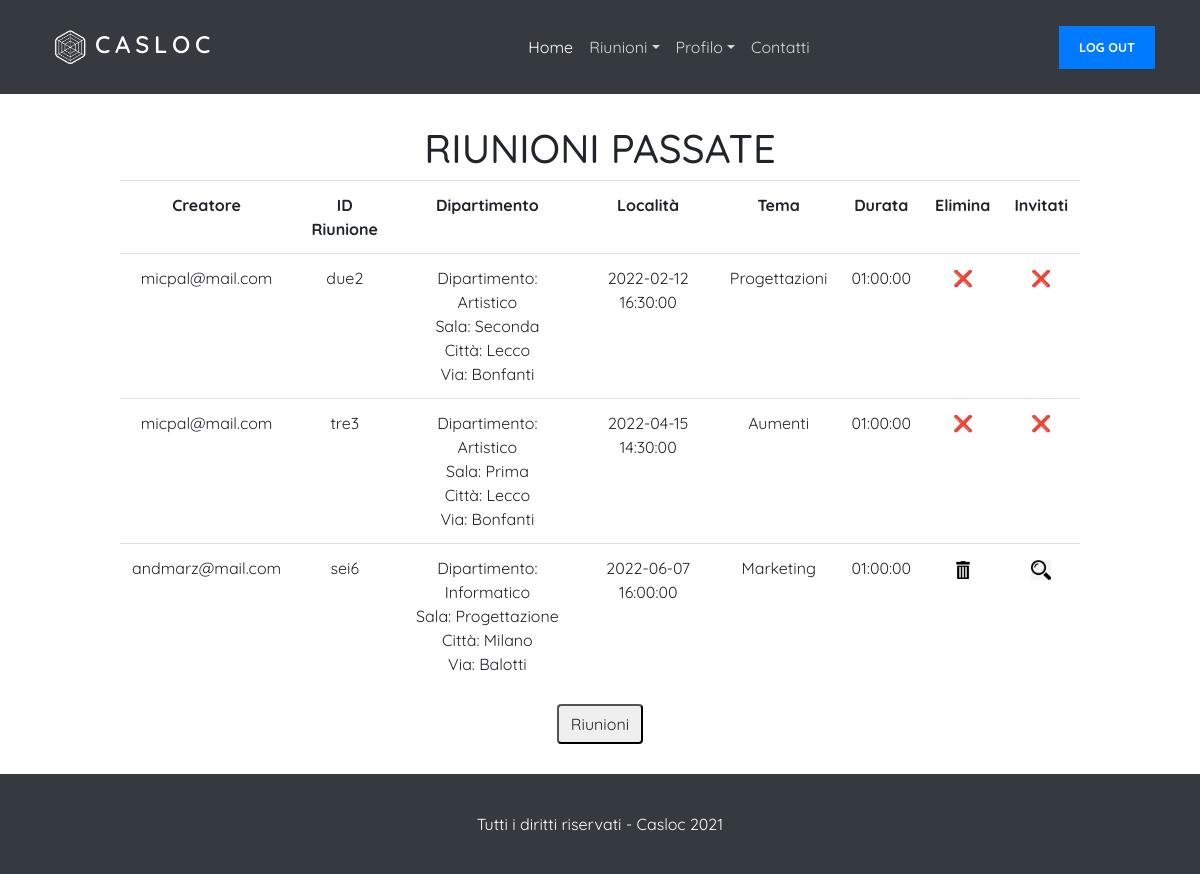
Page /index.php?op=riunioniPassate (signed in) on the committed database.
### tables this page shows
CREATE TABLE `riunione` (
  `id_riunione` varchar(10) NOT NULL,
  `nome_sala` varchar(30) NOT NULL,
  `nome_dipartimento` varchar(30) NOT NULL,
  `tema` text NOT NULL,
  `data_e_ora` datetime NOT NULL,
  `durata` time NOT NULL,
  `creatore` varchar(30) NOT NULL
);

CREATE TABLE `dipartimento` (
  `nome_dipartimento` varchar(30) NOT NULL,
  `numero_impiegati` int(3) DEFAULT NULL,
  `citta` varchar(20) NOT NULL,
  `via` varchar(20) NOT NULL,
  `civico` int(3) NOT NULL,
  `direttore` varchar(30) DEFAULT NULL
);

### common/funzioni.php (called while the page is built, shortened)
<?php
  function leggiRiunioni($cid, $id_utente)
  {
  	$riunioni = array();
  	$risultato = array("status"=>"ok","msg"=>"", "contenuto"=>"");
  	$sql = "SELECT DISTINCT creatore, id_riunione, nome_dipartimento, nome_sala, data_e_ora, tema, durata
    FROM riunione LEFT OUTER JOIN invitato_a ON (id_riunione=riunione)
    WHERE riunione.creatore = '$id_utente' or (utente='$id_utente' and responso='Accetto') ORDER BY data_e_ora";
  	$res=$cid->query($sql);
  	while($row=$res->fetch_row())
  	{
  			$riunioni[$row[1]]=$row;
  	}
  	$risultato["contenuto"]=$riunioni;
  	return $risultato;
  }
  function logisticaSala($cid, $sala){
    $sql = "SELECT citta, via, numero_posti from dipartimento join sala_riunioni on (dipartimento.nome_dipartimento=sala_riunioni.nome_dipartimento)
    where nome_sala='$sala';";
    $res = $cid->query($sql);
    $risultato=$res->fetch_row();
    return $risultato;
  }
?>

### frontend/riunioniPassate.php (the view, shortened to what this page needs)
<?php
  $res = leggiRiunioni($cid, $_SESSION["utente"]);
  $riunioni = $res["contenuto"];
  echo "<h1>Riunioni Passate</h1>";
  echo "<div class=\"table-responsive\">";
  echo "<table class=\"table text-center\">";
  echo "<tr>
    <th>Creatore</th>
    <th>ID Riunione</th>
    <th>Dipartimento</th>
    <th>Località</th>
    <th>Tema</th>
    <th>Durata</th>
    <th>Elimina</th>
    <th>Invitati</th>
    </tr>";
  foreach ($riunioni AS $id => $info) {
    $citta_via=logisticaSala($cid, $info[3]);
    echo "<tr>
      <td>$info[0]</td>
      <td>$info[1]</td>
      <td>Dipartimento: $info[2]<br>Sala: $info[3]<br>Città: $citta_via[0]<br>Via: $citta_via[1]</td>
      <td>$info[4]</td>
      <td>$info[5]</td>
      <td>$info[6]</td>";
      if ($info[0]!=$_SESSION["utente"]) {
        echo "<td>❌</td>
        <td>❌</td>";
      }
      else {
        echo "<td><a ><img class='smallicons' src='images/trash.png' onclick='showModal(); cancellaRiunione(\"$info[1]\")' style='cursor:pointer;'></a></td>
        <td><a ><img class='smallicons' src='images/lente.png' onclick='showModal(); visualizzaUtenti(\"$info[1]\")' style='cursor:pointer;'></a></td>";
      }
  }
  echo "</table>";
  echo "</div>";
?>
<div style="display:flex;justify-content:center;align-items:center;">
  <button class="btn" type="button" name="passate"><a style="color:#212529" href="index.php?op=riunioni">Riunioni</a></button>
</div>

### index.php (shortened to what this page needs)
<!DOCTYPE html>
<html lang="it">
  <?php
    require "common/connessione.php";
    include "common/funzioni.php";
  ?>
  <body>
    <?php
      require "common/nav.php";
    ?>
    <div class="objectcontainer">
      <?php
      if (!isset($_SESSION["logged"]))
      {
        if (!isset($_GET['op'])){
          echo "<div class='benvenuto'><h1>Benvenuto nel sistema di gestione delle riunioni</h1></div>";
        }
        else
        {
          if ($_GET["op"]=='registrati')
          {
            echo "<div>";
            include "frontend/" . $_GET["op"] . ".php";
            echo "</div>";
          }
          else {
            echo "<div class=\"alert alert-danger\"><strong>Non sei loggato. Non puoi accedere a questo servizio</strong></div>";
          }
        }
      }
      else
      {
        if (isset($_GET["op"]))
        {
          echo "<div>";
          include "frontend/" . $_GET["op"] . ".php";
          echo "</div>";
        }
        elseif (!isset($_GET["status"])) {
          echo "<div class='benvenuto'><h1>";
          echo "Ciao " . $_SESSION["utente"] . ". Sei connesso";
          echo "</h1></div>";
        }
      }
      ?>
    </div>
  </body>
</html>

### common/nav.php (shortened to what this page needs)
<header role="banner">
  <nav class="navbar navbar-expand-md navbar-dark bg-dark" id='menuorizzontale'>
    <div class="container">
      <a class="navbar-brand" href="index.php"><img src='images/logo1.png' style='height: 50px;'>Casloc</a>
      <div class="collapse navbar-collapse" id='navbarsExample05'>
        <ul class="navbar-nav ml-auto pl-lg-5 pl-0" id="menucentrato">
          <li class="nav-item">
            <a class="nav-link active" href="index.php">Home</a>
          </li>
          <?php
            if (isset($_SESSION["logged"]))
            {
          ?>
          <li class="nav-item dropdown">
            <a class="nav-link dropdown-toggle" id="dropdown04" data-toggle="dropdown" aria-haspopup="true" aria-expanded="false">Riunioni</a>
          </li>
          <li class="nav-item dropdown">
            <a class="nav-link dropdown-toggle" id="dropdown04" data-toggle="dropdown" aria-haspopup="true" aria-expanded="false">Profilo</a>
          </li>
          <li class="nav-item">
            <a class="nav-link" href="index.php?op=contatti">Contatti</a>
          </li>
        <?php }  ?>
        </ul>
        <ul class="navbar-nav ml-auto" id='pulsantelogin'>
          <?php if (isset($_SESSION["logged"]))
            {
          ?>
          <li class="nav-item cta-btn">
            <a class="nav-link" href="backend/logout-EXE.php">Log Out</a>
          </li>
        <?php }  ?>
        </ul>
      </div>
    </div>
  </nav>
</header>

### css/stile.css (style rules this page uses)
body { background-color: white; }
body { font-family: "Quicksand", -apple-system, BlinkMacSystemFont, "Segoe UI", Roboto, "Helvetica Neue", Arial, "Noto Sans", sans-serif, "Apple Color Emoji", "Segoe UI Emoji", "Segoe UI Symbol", "Noto Color Emoji"; background-color: #fff; height: 100vh; position: relative; }
body:before { content: ""; position: absolute; top: 0; left: 0; right: 0; bottom: 0; background: rgba(0, 0, 0, 0.5); -webkit-transition: .3s all ease; -o-transition: .3s all ease; transition: .3s all ease; opacity: 0; visibility: hidden; z-index: 1; }
h1, h2, h3, h4, h5, h6, .h1, .h2, .h3, .h4, .h5, .h6 { text-transform: uppercase; text-align: center; font-family: "Quicksand", -apple-system, BlinkMacSystemFont, "Segoe UI", Roboto, "Helvetica Neue", Arial, "Noto Sans", sans-serif, "Apple Color Emoji", "Segoe UI Emoji", "Segoe UI Symbol", "Noto Color Emoji"; }
a { -webkit-transition: .3s all ease; -o-transition: .3s all ease; transition: .3s all ease; }
a, a:hover { text-decoration: none !important; }
header { position: relative; top: 0; left: 0; width: 100%; z-index: 5; padding: 0px 0; }
@media (min-width: 768px) { header { padding: 0px 0; } }
header .navbar-brand { text-transform: uppercase; letter-spacing: .2em; font-weight: 600; font-size: 1.5rem; }
header .navbar { padding-top: .5rem; padding-bottom: .5rem; }
header .navbar .nav-link { padding: 1.7rem 1rem; outline: none !important; font-size: 1rem; color: rgba(255, 255, 255, 0.8) !important; }
header .navbar .nav-link.active { color: #fff !important; }
header .navbar .cta-btn a { background: #007bff; color: #fff !important; text-transform: uppercase; font-size: .8rem; padding: 15px 20px !important; line-height: 1; font-weight: bold; -webkit-transition: .3s all ease; -o-transition: .3s all ease; transition: .3s all ease; }
.objectcontainer { width: 100%; margin-left: auto; margin-right: auto; text-align: justify; padding-left: 10%; padding-right: 10%; margin-top: 30px; justify-content: center; }
footer { background-color: #343a40; height: 100px; width: 100%; text-align: center; color: white; margin-top: 30px; position: sticky; top: 100%; }
tr { text-align:center; }
.smallicons { width: 20px; height: 20px; }

### rows in the picture
riunione: creatore "micpal@mail.com", id_riunione "due2", nome_dipartimento "Artistico", nome_sala "Seconda", dipartimento.citta "Lecco", dipartimento.via "Bonfanti", data_e_ora "2022-02-12 16:30:00", tema "Progettazioni", durata "01:00:00"
riunione: creatore "micpal@mail.com", id_riunione "tre3", nome_dipartimento "Artistico", nome_sala "Prima", dipartimento.citta "Lecco", dipartimento.via "Bonfanti", data_e_ora "2022-04-15 14:30:00", tema "Aumenti", durata "01:00:00"
riunione: creatore "andmarz@mail.com", id_riunione "sei6", nome_dipartimento "Informatico", nome_sala "Progettazione", dipartimento.citta "Milano", dipartimento.via "Balotti", data_e_ora "2022-06-07 16:00:00", tema "Marketing", durata "01:00:00"
